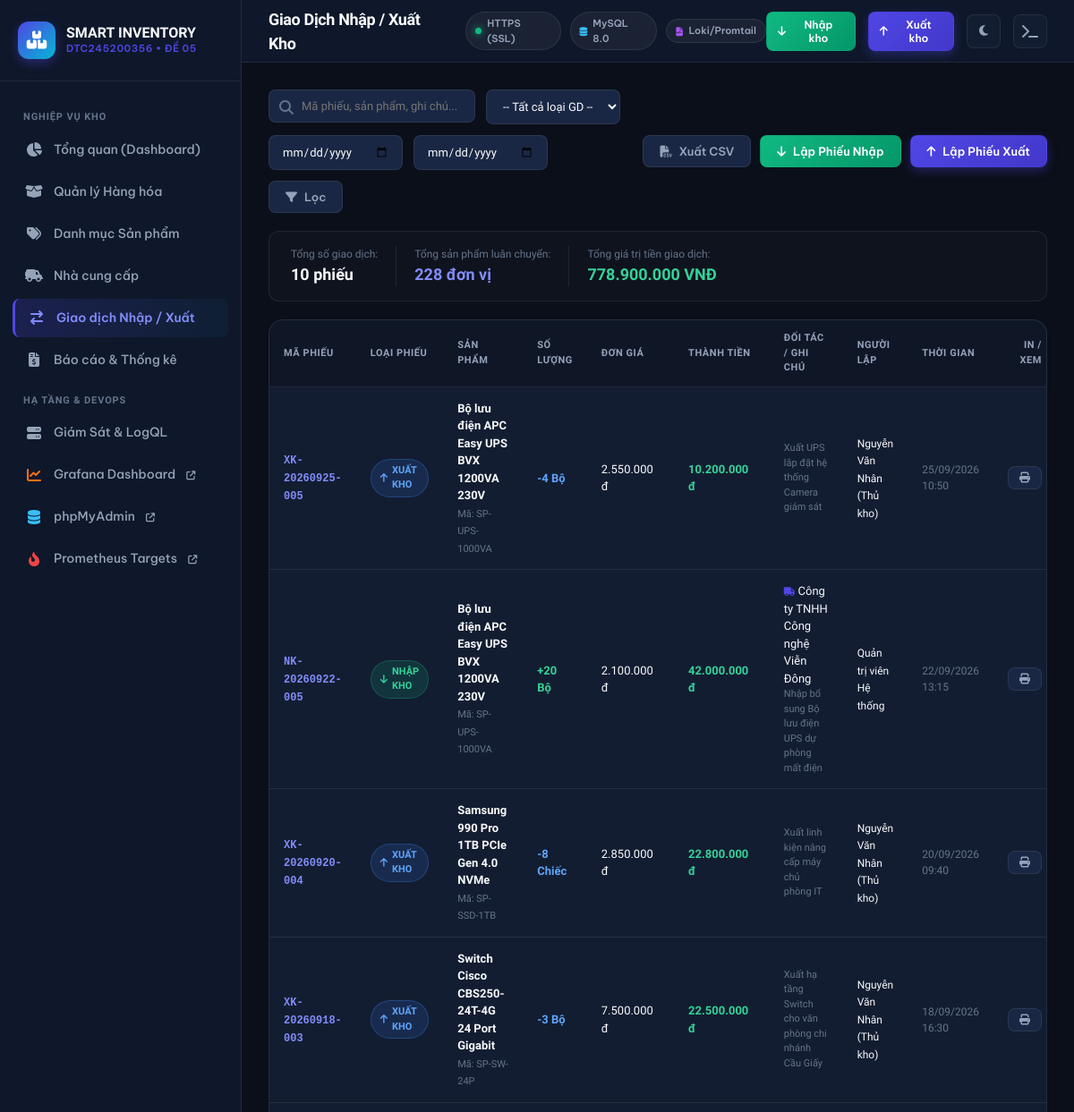
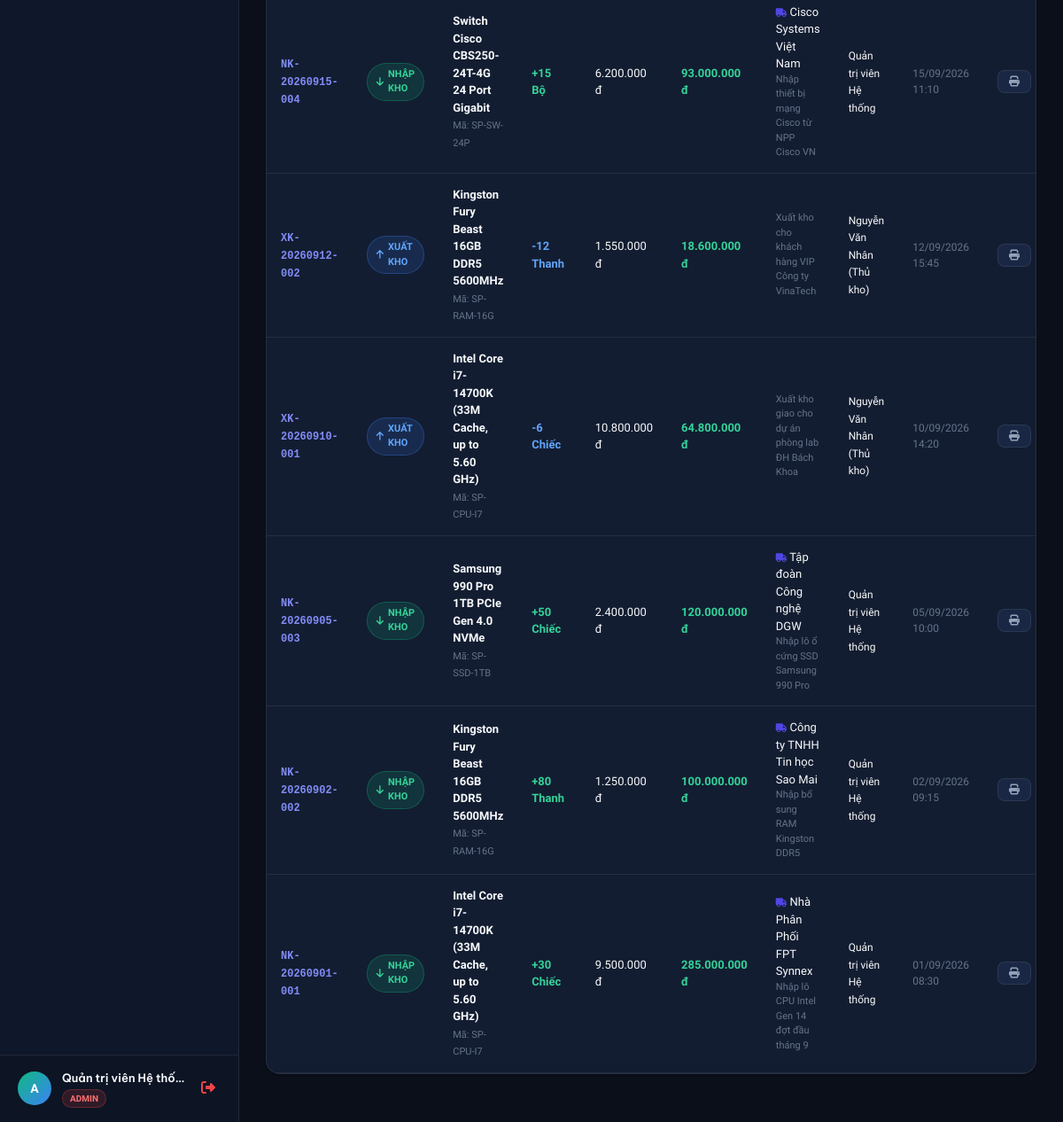
The page /app/src/transactions.php (signed in) on the database its author committed (2 pictures, top to bottom).
### tables this page shows
CREATE TABLE IF NOT EXISTS users (
    id INT AUTO_INCREMENT PRIMARY KEY,
    username VARCHAR(50) NOT NULL UNIQUE,
    password VARCHAR(255) NOT NULL,
    full_name VARCHAR(100) NOT NULL,
    email VARCHAR(100),
    role ENUM('admin', 'staff') DEFAULT 'staff',
    created_at TIMESTAMP DEFAULT CURRENT_TIMESTAMP
);

CREATE TABLE IF NOT EXISTS inventory_transactions (
    id INT AUTO_INCREMENT PRIMARY KEY,
    transaction_code VARCHAR(50) NOT NULL UNIQUE,
    type ENUM('IMPORT', 'EXPORT') NOT NULL,
    product_id INT NOT NULL,
    quantity INT NOT NULL,
    unit_price DECIMAL(15,2) NOT NULL,
    total_amount DECIMAL(15,2) NOT NULL,
    supplier_id INT NULL,
    note TEXT,
    created_by INT NULL,
    created_at TIMESTAMP DEFAULT CURRENT_TIMESTAMP,
    FOREIGN KEY (product_id) REFERENCES products(id) ON DELETE CASCADE,
    FOREIGN KEY (supplier_id) REFERENCES suppliers(id) ON DELETE SET NULL,
    FOREIGN KEY (created_by) REFERENCES users(id) ON DELETE SET NULL
);

CREATE TABLE IF NOT EXISTS products (
    id INT AUTO_INCREMENT PRIMARY KEY,
    product_code VARCHAR(50) NOT NULL UNIQUE,
    name VARCHAR(200) NOT NULL,
    category_id INT NULL,
    unit VARCHAR(20) DEFAULT 'Chiếc',
    purchase_price DECIMAL(15,2) DEFAULT 0,
    sale_price DECIMAL(15,2) DEFAULT 0,
    stock_quantity INT DEFAULT 0,
    min_stock INT DEFAULT 5,
    created_at TIMESTAMP DEFAULT CURRENT_TIMESTAMP,
    updated_at TIMESTAMP DEFAULT CURRENT_TIMESTAMP ON UPDATE CURRENT_TIMESTAMP,
    FOREIGN KEY (category_id) REFERENCES categories(id) ON DELETE SET NULL
);

CREATE TABLE IF NOT EXISTS suppliers (
    id INT AUTO_INCREMENT PRIMARY KEY,
    name VARCHAR(150) NOT NULL,
    phone VARCHAR(20),
    email VARCHAR(100),
    address VARCHAR(255),
    created_at TIMESTAMP DEFAULT CURRENT_TIMESTAMP
);

### app/src/helpers/auth.php (called while the page is built, shortened)
<?php
require_once __DIR__ . '/../config/db.php';
function is_logged_in() {
    return isset($_SESSION['user_id']) && !empty($_SESSION['user_id']);
}
function get_logged_in_user() {
    global $pdo;
    if (isset($pdo)) {
        try {
            $stmt = $pdo->prepare("SELECT id, username, full_name, role, email FROM users WHERE id = ? LIMIT 1");
            $stmt->execute([$_SESSION['user_id']]);
            $user = $stmt->fetch();
            if ($user) {
                return $user;
            }
        } catch (Throwable $t) {
        }
    }
    return [
        'id'        => $_SESSION['user_id'],
        'username'  => $_SESSION['username'],
        'full_name' => $_SESSION['full_name'],
        'role'      => $_SESSION['role'],
        'email'     => $_SESSION['email'] ?? ''
    ];
}

### app/src/transactions.php (the view, shortened to what this page needs)
<?php
require_once __DIR__ . '/helpers/auth.php';
$search = trim($_GET['search'] ?? '');
$fromDate = $_GET['from_date'] ?? '';
$toDate = $_GET['to_date'] ?? '';
$sql = "
    SELECT t.*, p.product_code, p.name as product_name, p.unit,
           s.name as supplier_name, u.full_name as user_name
    FROM inventory_transactions t
    JOIN products p ON t.product_id = p.id
    LEFT JOIN suppliers s ON t.supplier_id = s.id
    LEFT JOIN users u ON t.created_by = u.id
    WHERE 1=1
";
$params = [];
$sql .= " ORDER BY t.created_at DESC";
$stmt = $pdo->prepare($sql);
$stmt->execute($params);
$transactions = $stmt->fetchAll();
$totalAmount = 0;
$totalQty = 0;
foreach ($transactions as $t) {
    $totalAmount += (float)$t['total_amount'];
    $totalQty += (int)$t['quantity'];
}
require_once __DIR__ . '/views/header.php';
require_once __DIR__ . '/views/sidebar.php';
require_once __DIR__ . '/views/navbar.php';
?>
<div class="page-content">
    <div class="filter-bar">
        <form method="GET" action="transactions.php" style="display: flex; gap: 12px; flex-wrap: wrap; flex: 1;">
            <div class="search-input-group" style="min-width: 200px;">
                <i class="fa-solid fa-magnifying-glass"></i>
                <input type="text" name="search" class="form-control" placeholder="Mã phiếu, sản phẩm, ghi chú..." value="<?= htmlspecialchars($search) ?>">
            </div>
            <select name="type" class="form-control" style="width: 150px;" onchange="this.form.submit()">
                <option value="">-- Tất cả loại GD --</option>
            </select>
            <input type="date" name="from_date" class="form-control" style="width: 150px;" value="<?= htmlspecialchars($fromDate) ?>" title="Từ ngày">
            <input type="date" name="to_date" class="form-control" style="width: 150px;" value="<?= htmlspecialchars($toDate) ?>" title="Đến ngày">
            <button type="submit" class="btn btn-secondary"><i class="fa-solid fa-filter"></i> Lọc</button>
        </form>
        <div style="display: flex; gap: 10px;">
            <button class="btn btn-secondary" onclick="exportTableToCSV('transTable', 'giao_dich_kho.csv')">
                <i class="fa-solid fa-file-csv"></i> Xuất CSV
            </button>
            <button class="btn btn-success" onclick="openModal('quickImportModal')">
                <i class="fa-solid fa-arrow-down"></i> Lập Phiếu Nhập
            </button>
            <button class="btn btn-primary" onclick="openModal('quickExportModal')">
                <i class="fa-solid fa-arrow-up"></i> Lập Phiếu Xuất
            </button>
        </div>
    </div>
    <div style="display: flex; gap: 20px; margin-bottom: 20px; background: rgba(255, 255, 255, 0.02); border: 1px solid var(--border-color); border-radius: 12px; padding: 16px 24px;">
        <div>
            <div style="font-size: 12px; color: var(--text-muted);">Tổng số giao dịch:</div>
            <div style="font-size: 18px; font-weight: 800; color: var(--text-primary);"><?= count($transactions) ?> phiếu</div>
        </div>
        <div style="border-left: 1px solid var(--border-color); padding-left: 20px;">
            <div style="font-size: 12px; color: var(--text-muted);">Tổng sản phẩm luân chuyển:</div>
            <div style="font-size: 18px; font-weight: 800; color: #818cf8;"><?= number_format($totalQty) ?> đơn vị</div>
        </div>
        <div style="border-left: 1px solid var(--border-color); padding-left: 20px;">
            <div style="font-size: 12px; color: var(--text-muted);">Tổng giá trị tiền giao dịch:</div>
            <div style="font-size: 18px; font-weight: 800; color: #34d399;"><?= number_format($totalAmount, 0, ',', '.') ?> VNĐ</div>
        </div>
    </div>
    <div class="glass-panel" style="padding: 0; overflow: hidden;">
        <div class="table-responsive">
            <table class="custom-table" id="transTable">
                <thead>
                    <tr>
                        <th>Mã Phiếu</th>
                        <th>Loại Phiếu</th>
                        <th>Sản Phẩm</th>
                        <th>Số Lượng</th>
                        <th>Đơn Giá</th>
                        <th>Thành Tiền</th>
                        <th>Đối Tác / Ghi Chú</th>
                        <th>Người Lập</th>
                        <th>Thời Gian</th>
                        <th class="no-export" style="text-align: right;">In / Xem</th>
                    </tr>
                </thead>
                <tbody>
                    <?php if (empty($transactions)): ?>
                        <tr>
                            <td colspan="10" style="text-align: center; padding: 40px; color: var(--text-muted);">
                                Không có bản ghi giao dịch nào thỏa mãn điều kiện lọc.
                            </td>
                        </tr>
                    <?php else: ?>
                        <?php foreach ($transactions as $t): ?>
                            <tr>
                                <td>
                                    <strong style="color: #818cf8; font-family: monospace; font-size: 12px;"><?= htmlspecialchars($t['transaction_code']) ?></strong>
                                </td>
                                <td>
                                    <?php if ($t['type'] === 'IMPORT'): ?>
                                        <span class="badge badge-success"><i class="fa-solid fa-arrow-down"></i> NHẬP KHO</span>
                                    <?php else: ?>
                                        <span class="badge badge-info"><i class="fa-solid fa-arrow-up"></i> XUẤT KHO</span>
                                    <?php endif; ?>
                                </td>
                                <td>
                                    <div><strong><?= htmlspecialchars($t['product_name']) ?></strong></div>
                                    <span style="font-size: 11px; color: var(--text-muted);">Mã: <?= htmlspecialchars($t['product_code']) ?></span>
                                </td>
                                <td>
                                    <strong style="color: <?= $t['type'] === 'IMPORT' ? '#34d399' : '#60a5fa' ?>;">
                                        <?= $t['type'] === 'IMPORT' ? '+' : '-' ?><?= number_format($t['quantity']) ?> <?= htmlspecialchars($t['unit']) ?>
                                    </strong>
                                </td>
                                <td><?= number_format($t['unit_price'], 0, ',', '.') ?> đ</td>
                                <td style="font-weight: 700; color: #34d399;">
                                    <?= number_format($t['total_amount'], 0, ',', '.') ?> đ
                                </td>
                                <td style="max-width: 200px;">
                                    <?php if (!empty($t['supplier_name'])): ?>
                                        <div><i class="fa-solid fa-truck" style="font-size: 10px; color: var(--primary);"></i> <?= htmlspecialchars($t['supplier_name']) ?></div>
                                    <?php endif; ?>
                                    <div style="font-size: 11px; color: var(--text-muted);"><?= htmlspecialchars($t['note'] ?? '') ?></div>
                                </td>
                                <td>
                                    <span style="font-size: 12px;"><?= htmlspecialchars($t['user_name'] ?? 'Hệ thống') ?></span>
                                </td>
                                <td style="color: var(--text-muted); font-size: 12px;">
                                    <?= date('d/m/Y H:i', strtotime($t['created_at'])) ?>
                                </td>
                                <td class="no-export" style="text-align: right;">
                                    <button class="btn btn-secondary btn-sm" onclick='viewReceipt(<?= json_encode($t, JSON_HEX_TAG | JSON_HEX_APOS | JSON_HEX_QUOT | JSON_HEX_AMP) ?>)' title="Xem & In phiếu">
                                        <i class="fa-solid fa-print"></i>
                                    </button>
                                </td>
                            </tr>
                        <?php endforeach; ?>
                    <?php endif; ?>
                </tbody>
            </table>
        </div>
    </div>
</div>
<?php require_once __DIR__ . '/views/footer.php'; ?>

### app/src/views/sidebar.php
<?php
$currentPage = basename($_SERVER['PHP_SELF']);
?>
<aside class="app-sidebar">
    <div class="sidebar-brand">
        <div class="logo-icon">
            <i class="fa-solid fa-boxes-stacked"></i>
        </div>
        <div class="brand-text">
            <span class="title">SMART INVENTORY</span>
            <span class="subtitle">DTC245200356 • Đề 05</span>
        </div>
    </div>
    <div class="sidebar-menu">
        <div class="menu-label">Nghiệp Vụ Kho</div>
        <a href="index.php" class="menu-item <?= $currentPage == 'index.php' ? 'active' : '' ?>">
            <i class="fa-solid fa-chart-pie"></i>
            <span>Tổng quan (Dashboard)</span>
        </a>
        <a href="products.php" class="menu-item <?= $currentPage == 'products.php' ? 'active' : '' ?>">
            <i class="fa-solid fa-box-open"></i>
            <span>Quản lý Hàng hóa</span>
        </a>
        <a href="categories.php" class="menu-item <?= $currentPage == 'categories.php' ? 'active' : '' ?>">
            <i class="fa-solid fa-tags"></i>
            <span>Danh mục Sản phẩm</span>
        </a>
        <a href="suppliers.php" class="menu-item <?= $currentPage == 'suppliers.php' ? 'active' : '' ?>">
            <i class="fa-solid fa-truck-field"></i>
            <span>Nhà cung cấp</span>
        </a>
        <a href="transactions.php" class="menu-item <?= $currentPage == 'transactions.php' ? 'active' : '' ?>">
            <i class="fa-solid fa-arrow-right-arrow-left"></i>
            <span>Giao dịch Nhập / Xuất</span>
        </a>
        <a href="reports.php" class="menu-item <?= $currentPage == 'reports.php' ? 'active' : '' ?>">
            <i class="fa-solid fa-file-invoice-dollar"></i>
            <span>Báo cáo & Thống kê</span>
        </a>
        <div class="menu-label">Hạ Tầng & DevOps</div>
        <a href="system.php" class="menu-item <?= $currentPage == 'system.php' ? 'active' : '' ?>">
            <i class="fa-solid fa-server"></i>
            <span>Giám Sát & LogQL</span>
        </a>
        <a href="/grafana/" target="_blank" class="menu-item">
            <i class="fa-solid fa-chart-line" style="color: #f97316;"></i>
            <span>Grafana Dashboard <i class="fa-solid fa-arrow-up-right-from-square" style="font-size: 10px; margin-left: 4px;"></i></span>
        </a>
        <a href="/pma/" target="_blank" class="menu-item">
            <i class="fa-solid fa-database" style="color: #38bdf8;"></i>
            <span>phpMyAdmin <i class="fa-solid fa-arrow-up-right-from-square" style="font-size: 10px; margin-left: 4px;"></i></span>
        </a>
        <a href="/prometheus/targets" target="_blank" class="menu-item">
            <i class="fa-solid fa-fire-flame-curved" style="color: #ef4444;"></i>
            <span>Prometheus Targets <i class="fa-solid fa-arrow-up-right-from-square" style="font-size: 10px; margin-left: 4px;"></i></span>
        </a>
    </div>
    <div class="sidebar-footer">
        <div class="user-profile">
            <div class="user-avatar">
                <?= strtoupper(substr($currentUser['username'] ?? 'U', 0, 1)) ?>
            </div>
            <div class="user-info">
                <div class="name"><?= htmlspecialchars($currentUser['full_name'] ?? 'Người dùng') ?></div>
                <span class="role-badge <?= $currentUser['role'] ?? 'staff' ?>">
                    <?= $currentUser['role'] === 'admin' ? 'Admin' : 'Thủ kho' ?>
                </span>
            </div>
            <a href="logout.php" title="Đăng xuất" style="color: var(--danger); font-size: 16px; padding: 6px;">
                <i class="fa-solid fa-right-from-bracket"></i>
            </a>
        </div>
    </div>
</aside>
<main class="app-main">

### rows shown on the page
users: username "A", full_name "Quản trị viên Hệ thố…"
inventory_transactions: transaction_code "XK-20260925-005", type "EXPORT" (drawn), product.name "Bộ lưu điện APC Easy UPS BVX 1200VA 230V", product.product_code "SP-UPS-1000VA", quantity "4", product.unit "Bộ", unit_price "2.550.000", total_amount "10.200.000", note "Xuất UPS lắp đặt hệ thống Camera giám sát", created_by.full_name "Nguyễn Văn Nhân (Thủ kho)", created_at "25/09/2026 10:50"
inventory_transactions: transaction_code "NK-20260922-005", type "IMPORT" (drawn), product.name "Bộ lưu điện APC Easy UPS BVX 1200VA 230V", product.product_code "SP-UPS-1000VA", quantity "20", product.unit "Bộ", unit_price "2.100.000", total_amount "42.000.000", supplier.name "Công ty TNHH Công nghệ Viễn Đông", note "Nhập bổ sung Bộ lưu điện UPS dự phòng mất điện", created_by.full_name "Quản trị viên Hệ thống", created_at "22/09/2026 13:15"
inventory_transactions: transaction_code "XK-20260920-004", type "EXPORT" (drawn), product.name "Samsung 990 Pro 1TB PCIe Gen 4.0 NVMe", product.product_code "SP-SSD-1TB", quantity "8", product.unit "Chiếc", unit_price "2.850.000", total_amount "22.800.000", note "Xuất linh kiện nâng cấp máy chủ phòng IT", created_by.full_name "Nguyễn Văn Nhân (Thủ kho)", created_at "20/09/2026 09:40"
inventory_transactions: transaction_code "XK-20260918-003", type "EXPORT" (drawn), product.name "Switch Cisco CBS250-24T-4G 24 Port Gigabit", product.product_code "SP-SW-24P", quantity "3", product.unit "Bộ", unit_price "7.500.000", total_amount "22.500.000", note "Xuất hạ tầng Switch cho văn phòng chi nhánh Cầu Giấy", created_by.full_name "Nguyễn Văn Nhân (Thủ kho)", created_at "18/09/2026 16:30"
inventory_transactions: transaction_code "NK-20260915-004", type "IMPORT" (drawn), product.name "Switch Cisco CBS250-24T-4G 24 Port Gigabit", product.product_code "SP-SW-24P", quantity "15", product.unit "Bộ", unit_price "6.200.000", total_amount "93.000.000", supplier.name "Cisco Systems Việt Nam", note "Nhập thiết bị mạng Cisco từ NPP Cisco VN", created_by.full_name "Quản trị viên Hệ thống", created_at "15/09/2026 11:10"
inventory_transactions: transaction_code "XK-20260912-002", type "EXPORT" (drawn), product.name "Kingston Fury Beast 16GB DDR5 5600MHz", product.product_code "SP-RAM-16G", quantity "12", product.unit "Thanh", unit_price "1.550.000", total_amount "18.600.000", note "Xuất kho cho khách hàng VIP Công ty VinaTech", created_by.full_name "Nguyễn Văn Nhân (Thủ kho)", created_at "12/09/2026 15:45"
inventory_transactions: transaction_code "XK-20260910-001", type "EXPORT" (drawn), product.name "Intel Core i7-14700K (33M Cache, up to 5.60 GHz)", product.product_code "SP-CPU-I7", quantity "6", product.unit "Chiếc", unit_price "10.800.000", total_amount "64.800.000", note "Xuất kho giao cho dự án phòng lab ĐH Bách Khoa", created_by.full_name "Nguyễn Văn Nhân (Thủ kho)", created_at "10/09/2026 14:20"
inventory_transactions: transaction_code "NK-20260905-003", type "IMPORT" (drawn), product.name "Samsung 990 Pro 1TB PCIe Gen 4.0 NVMe", product.product_code "SP-SSD-1TB", quantity "50", product.unit "Chiếc", unit_price "2.400.000", total_amount "120.000.000", supplier.name "Tập đoàn Công nghệ DGW", note "Nhập lô ổ cứng SSD Samsung 990 Pro", created_by.full_name "Quản trị viên Hệ thống", created_at "05/09/2026 10:00"
inventory_transactions: transaction_code "NK-20260902-002", type "IMPORT" (drawn), product.name "Kingston Fury Beast 16GB DDR5 5600MHz", product.product_code "SP-RAM-16G", quantity "80", product.unit "Thanh", unit_price "1.250.000", total_amount "100.000.000", supplier.name "Công ty TNHH Tin học Sao Mai", note "Nhập bổ sung RAM Kingston DDR5", created_by.full_name "Quản trị viên Hệ thống", created_at "02/09/2026 09:15"
inventory_transactions: transaction_code "NK-20260901-001", type "IMPORT" (drawn), product.name "Intel Core i7-14700K (33M Cache, up to 5.60 GHz)", product.product_code "SP-CPU-I7", quantity "30", product.unit "Chiếc", unit_price "9.500.000", total_amount "285.000.000", supplier.name "Nhà Phân Phối FPT Synnex", note "Nhập lô CPU Intel Gen 14 đợt đầu tháng 9", created_by.full_name "Quản trị viên Hệ thống", created_at "01/09/2026 08:30"

### other values the page prints
$pageTitle "Giao Dịch Nhập / Xuất Kho"
count($transactions) "10"
$totalQty "228"
$totalAmount "778.900.000"
